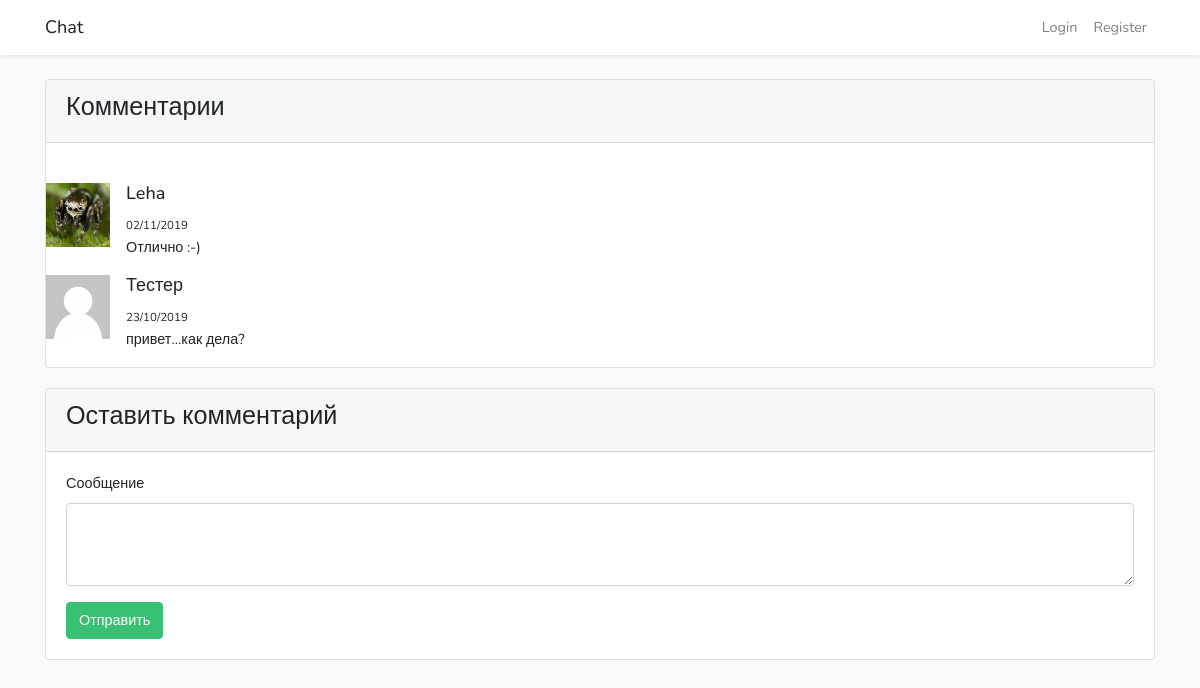
The page / on the database its author committed.
### tables this page shows
CREATE TABLE `comments` (
  `id` int(10) UNSIGNED NOT NULL,
  `date` date NOT NULL,
  `text` varchar(255) NOT NULL,
  `skip` int(2) NOT NULL DEFAULT '1',
  `user_id` int(11) UNSIGNED NOT NULL
);

CREATE TABLE `users` (
  `user_id` int(11) UNSIGNED NOT NULL,
  `name` varchar(255) NOT NULL,
  `email` varchar(255) NOT NULL,
  `password` varchar(255) NOT NULL,
  `image` varchar(255) NOT NULL
);

### index.php (the view, shortened to what this page needs)
<?php require_once 'db.php'; ?>
<!DOCTYPE html>
<html lang="en">
<head>
    <link href="css/app.css" rel="stylesheet">
</head>
<body>
    <div id="app">
        <nav class="navbar navbar-expand-md navbar-light bg-white shadow-sm">
            <div class="container">
                <a class="navbar-brand" href="/">
                    Chat
                </a>
                <div class="collapse navbar-collapse" id="navbarSupportedContent">
                    <ul class="navbar-nav ml-auto">
                        <?php
                        $name_aut = getNameUser();
                        if ($name_aut) : ?>
                            <div class="dropdown">
                                <button onclick="myFunction()" class="dropbtn"><?php echo 'Привет, ' . htmlspecialchars($name_aut) . ' !'; ?></button>
                                <div id="myDropdown" class="dropdown-content">
                                <?php if ($_SESSION['admin']) { ?>
                                    <a href="admin.php">Админка</a>
                                <?php } ?>
                                    <a href="profile.php">Профиль</a>
                                    <a href="logout.php">Выход</a>
                                </div>
                            </div>
                        <?php else : ?>
                            <li class="nav-item">
                                <a class="nav-link" href="login.php">Login</a>
                            </li>
                            <li class="nav-item">
                                <a class="nav-link" href="register.php">Register</a>
                            </li>
                        <?php endif; ?>
                    </ul>
                </div>
            </div>
        </nav>
        <main class="py-4">
            <div class="container">
                <div class="row justify-content-center">
                    <div class="col-md-12">
                        <div class="card">
                            <div class="card-header">
                                <h3>Комментарии</h3>
                            </div>
                            <div class="card-body">
                                    </div>
                                    <?php
                                    $comments = getComments();
                                    foreach ($comments as $user) {
                                        if ($user["skip"] == 1) {
                                        ?>
                                        <div class="media">
                                            <img src='<?php getImageUser($user["image"]); ?>' class='mr-3' alt='...' width='64' height='64'>
                                            <div class='media-body'>
                                                <h5 class='mt-0'><?php echo   $user["name"]; ?>
                                                </h5>
                                                <span><small>
                                                        <?php echo  date('d/m/Y', strtotime($user["date"])); ?>
                                                    </small></span>
                                                <p>
                                                    <?php echo   $user["text"]; ?>
                                                </p>
                                            </div>
                                        </div>
                                    <?php }} ?>
                            </div>
                        </div>
                        <div class="col-md-12" style="margin-top: 20px;">
                            <div class="card">
                                <div class="card-header">
                                    <h3>Оставить комментарий</h3>
                                </div>
                                <?php if (isset($name_aut)) { ?>
                                <div class="card-body">
                                    <form action="index_handling.php" method="post">
                                        <div class="form-group">
                                            <label for="exampleFormControlTextarea1">Сообщение</label>
                                            <textarea name="text" class="form-control" id="exampleFormControlTextarea1" rows="3" required></textarea>
                                        </div>
                                        <button type="submit" class="btn btn-success">Отправить</button>
                                    </form>
                                </div>
                                 <?php }
                                ?>
                            </div>
                        </div>
                    </div>
                </div>
        </main>
    </div>
</body>
</html>

### rows shown on the page
comments: shows a picture, user.name "Leha", date "02/11/2019", text "Отлично :-)"
comments: shows a picture, user.name "Тестер", date "23/10/2019", text "привет...как дела?"
